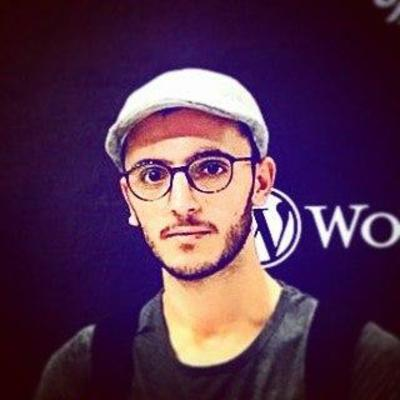
#> input picture all/chapter_02/images/EverLookNeverSee.jpg, 400 x 400 px
$ python number_02.py
#> lines starting #> are read from the running program, lines starting #| are printed output that depends on the picture; after the words box and inside, x2 and y2 are one past the last pixel; in counts of white or black regions, pixels touching at a corner belong together
# Accessing and manipulating pixels

# Importing relevant modules
from cv2 import imread, imshow, waitKey

# Image path
image_path = "images/EverLookNeverSee.jpg"
# Read or load image from its path
image = imread(image_path)
#> image is the input picture: shape (400, 400, 3); mean B, G, R 78, 49.2, 84.2

# Accessing pixel at (0, 0) location
(b, g, r) = image[0, 0]
#> b = 0; g = 4; r = 39
print(f"Blue, green and red values at (0, 0); {(b, g, r)}")
#| Blue, green and red values at (0, 0); (0, 4, 39)

# Manipulating pixels and showing modified image
image[20: 150, 20: 150] = (255, 255, 0)
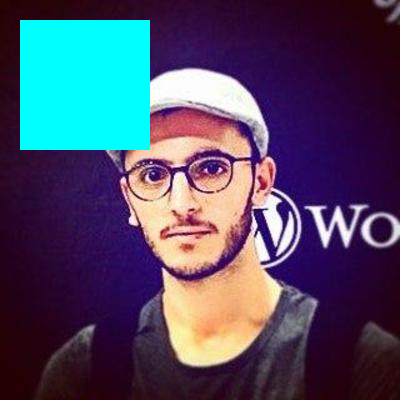
#> image: shape (400, 400, 3); 10.56% of pixels changed, all inside (x1, y1, x2, y2) = (20, 20, 150, 150)
imshow("Modified image", image)
waitKey(0)
